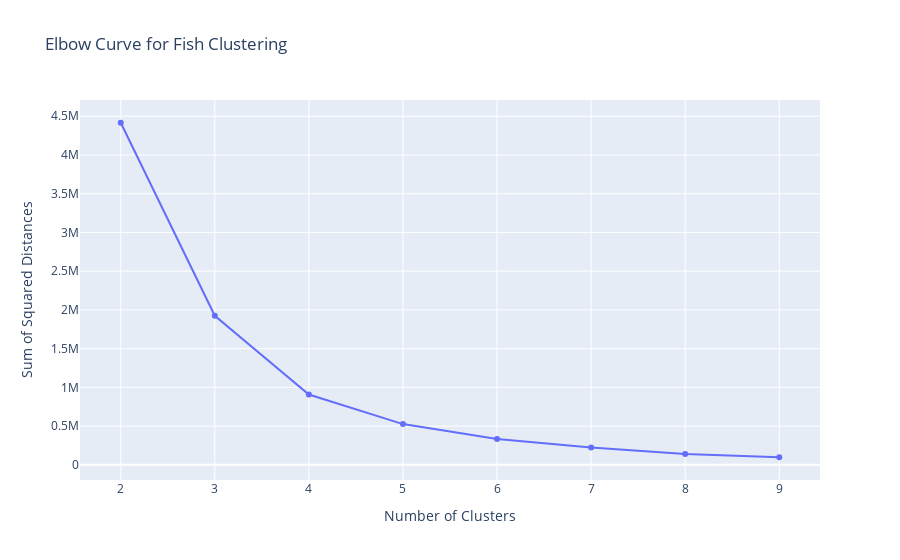

Notebook code for this chart:
### Code cell
X = df.iloc[:, 1:7].values

# Determine the optimal number of clusters using the elbow method
sse = []
k_values = range(2, 10)
for k in k_values:
    kmeans = KMeans(n_clusters=k)
    kmeans.fit(X)
    sse.append(kmeans.inertia_)

# Plot the elbow curve
fig = go.Figure()
fig.add_trace(go.Scatter(x=list(k_values), y=sse, mode='lines+markers'))
fig.update_layout(title='Elbow Curve for Fish Clustering', xaxis_title='Number of Clusters', yaxis_title='Sum of Squared Distances')
fig.show()

### Figure 1 — Plotly figure (JSON) as saved in the notebook; plotly's stock layout.template omitted (floating-point values rounded to 4 significant figures)
{"data": [{"mode": "lines+markers", "type": "scatter", "x": [2, 3, 4, 5, 6, 7, 8, 9], "y": [4416000.0, 1924000.0, 907300.0, 525800.0, 334600.0, 224600.0, 138400.0, 97960.0]}], "layout": {"title": {"text": "Elbow Curve for Fish Clustering"}, "xaxis": {"title": {"text": "Number of Clusters"}}, "yaxis": {"title": {"text": "Sum of Squared Distances"}}}}
